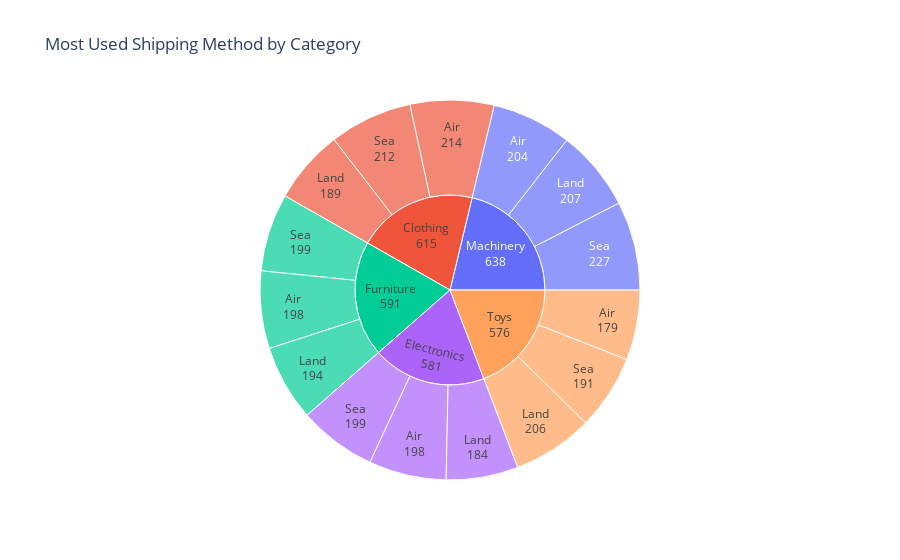

Notebook code cell kept with this figure:
### Markdown cell above
**Most Used Shipping Method (By Category):**

### Code cell
import plotly.express as px

# Calculating the count of shipping methods by category
shipping_method_counts = sdset.groupby(['Category', 'Shipping_Method']).size().reset_index(name='Count')

# Creating a sunburst chart with values
fig = px.sunburst(
    shipping_method_counts, 
    path=['Category', 'Shipping_Method'], 
    values='Count', 
    title='Most Used Shipping Method by Category',
    hover_data=['Count']  # Show count on hover
)

# Updating the layout to include text values in the sunburst
fig.update_traces(textinfo='label+value')  # Display label and value in the sunburst chart

# Show the plot
fig.show()

### Figure 1 — Plotly figure (JSON) as saved in the notebook; plotly's stock layout.template omitted (floating-point values rounded to 4 significant figures)
{"data": [{"branchvalues": "total", "customdata": [[214], [198], [198], [204], [179], [189], [184], [194], [207], [206], [212], [199], [199], [227], [191], [615], [581], [591], [638], [576]], "domain": {"x": [0, 1], "y": [0, 1]}, "hovertemplate": "labels=%{label}<br>Count=%{customdata[0]}<br>parent=%{parent}<br>id=%{id}<extra></extra>", "ids": ["Clothing/Air", "Electronics/Air", "Furniture/Air", "Machinery/Air", "Toys/Air", "Clothing/Land", "Electronics/Land", "Furniture/Land", "Machinery/Land", "Toys/Land", "Clothing/Sea", "Electronics/Sea", "Furniture/Sea", "Machinery/Sea", "Toys/Sea", "Clothing", "Electronics", "Furniture", "Machinery", "Toys"], "labels": ["Air", "Air", "Air", "Air", "Air", "Land", "Land", "Land", "Land", "Land", "Sea", "Sea", "Sea", "Sea", "Sea", "Clothing", "Electronics", "Furniture", "Machinery", "Toys"], "name": "", "parents": ["Clothing", "Electronics", "Furniture", "Machinery", "Toys", "Clothing", "Electronics", "Furniture", "Machinery", "Toys", "Clothing", "Electronics", "Furniture", "Machinery", "Toys", "", "", "", "", ""], "textinfo": "label+value", "type": "sunburst", "values": [214, 198, 198, 204, 179, 189, 184, 194, 207, 206, 212, 199, 199, 227, 191, 615, 581, 591, 638, 576]}], "layout": {"autosize": true, "legend": {"tracegroupgap": 0}, "title": {"text": "Most Used Shipping Method by Category"}}}
